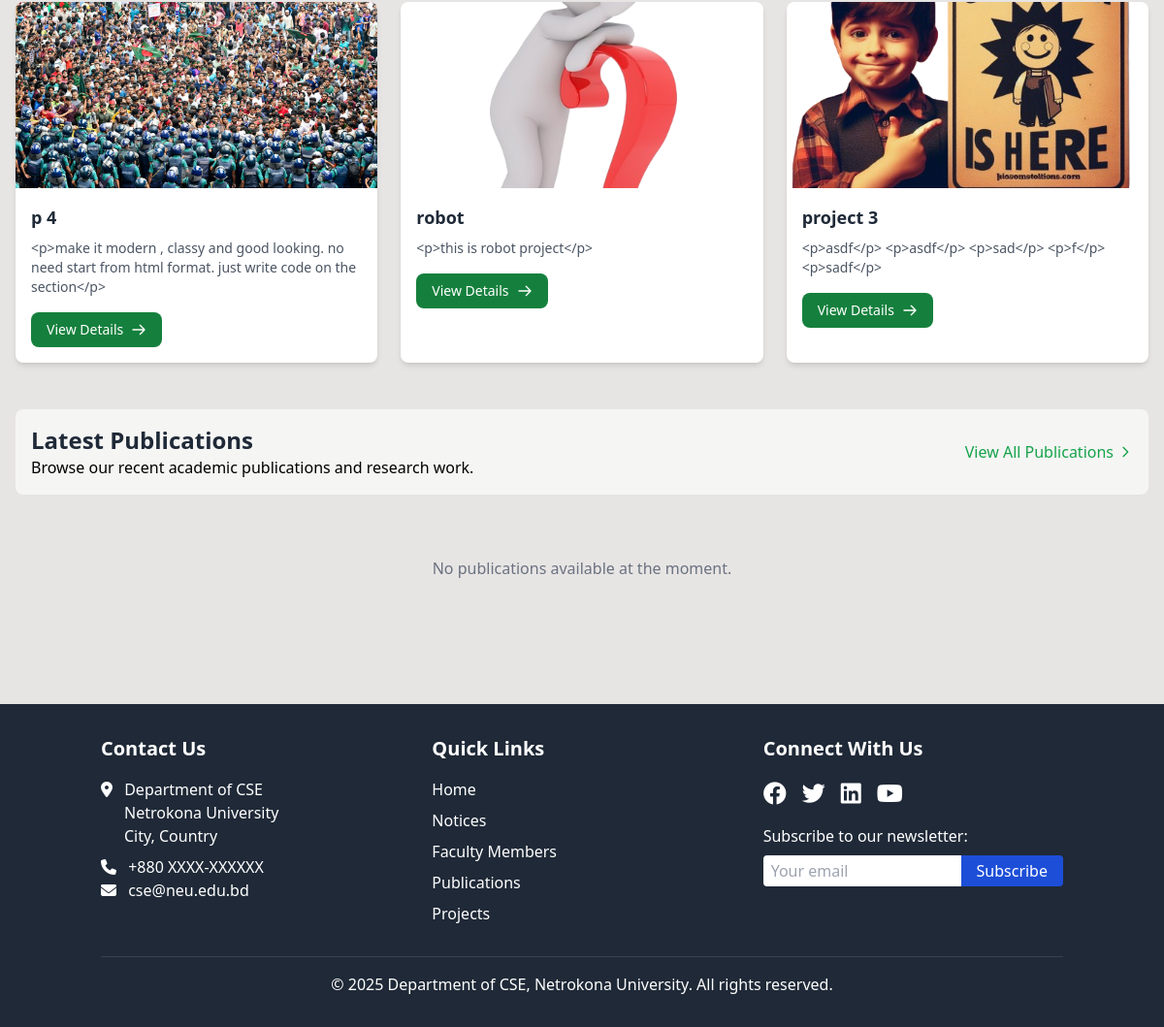
/ (lower part), run on an earlier commit of the app's database.
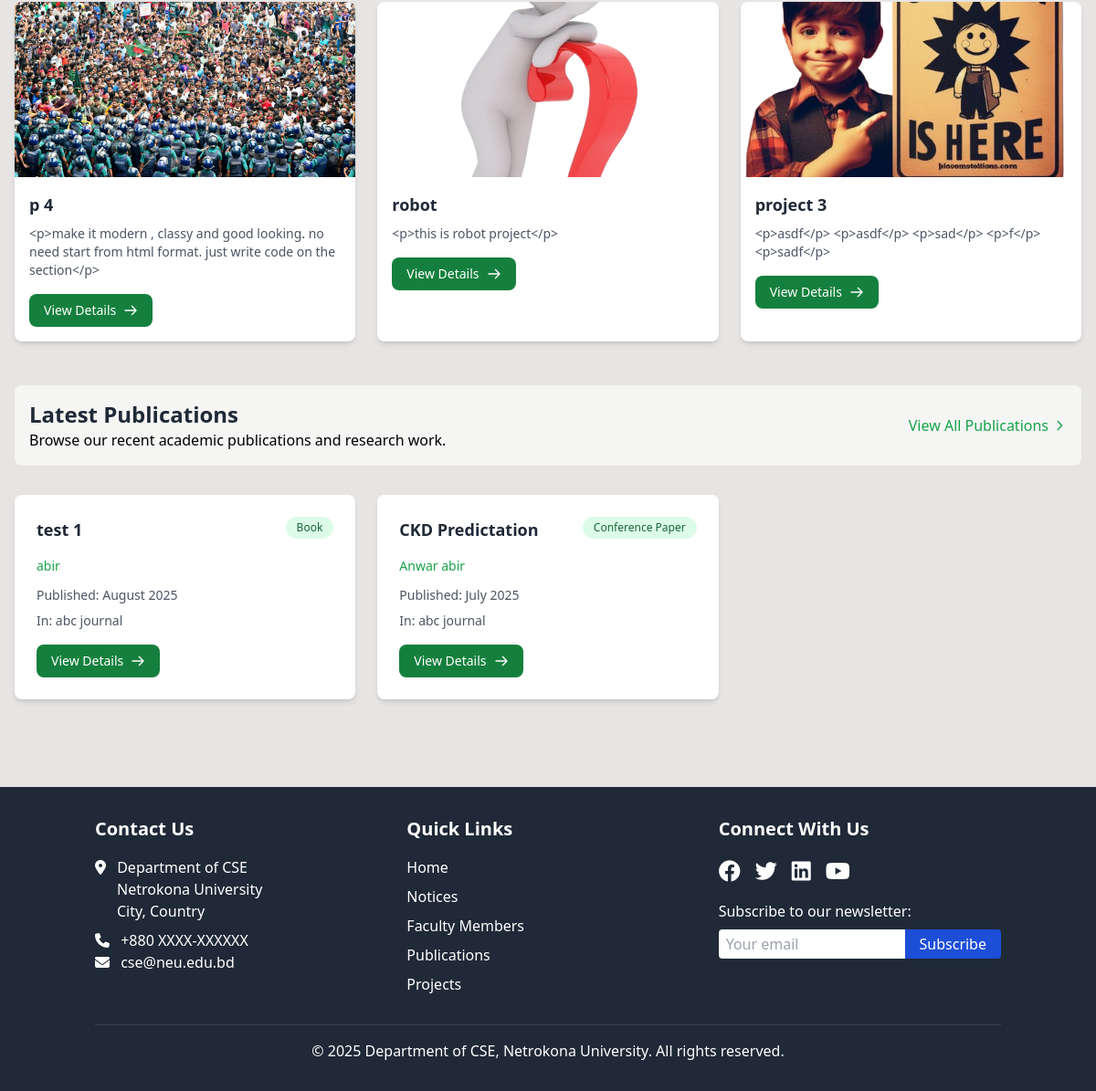
And on a later commit of the database.
### cse_app/models.py (models this page shows, shortened)
class Project(models.Model):
    PROJECT_TYPES = (
        ('research', 'Research Project'),
        ('thesis', 'Thesis Project'),
        ('industry', 'Industry Project'),
        ('academic', 'Academic Project'),
    )
    title = models.CharField(max_length=200)
    description = RichTextField()
    project_type = models.CharField(max_length=20, choices=PROJECT_TYPES)
    members = models.ManyToManyField('FacultyMember', related_name='projects', blank=True)
    start_date = models.DateField()
    image = models.ImageField(upload_to='projects/', blank=True, null=True)
    end_date = models.DateField(blank=True, null=True)
    is_ongoing = models.BooleanField(default=False)
    funding_agency = models.CharField(max_length=200, blank=True)
    budget = models.DecimalField(max_digits=12, decimal_places=2, blank=True, null=True)
    outcome = RichTextField(blank=True)

class Publication(models.Model):
    PUBLICATION_TYPES = (
        ('journal', 'Journal Article'),
        ('conference', 'Conference Paper'),
        ('book', 'Book'),
        ('chapter', 'Book Chapter'),
    )
    title = models.CharField(max_length=300)
    authors = models.CharField(max_length=500)
    publication_type = models.CharField(max_length=20, choices=PUBLICATION_TYPES)
    journal_or_conference_name = models.CharField(max_length=200, blank=True)
    publisher = models.CharField(max_length=200, blank=True)
    publication_date = models.DateField()
    doi = models.CharField(max_length=100, blank=True)
    link = models.URLField(blank=True)
    abstract = models.TextField(blank=True)
    class Meta:
        ordering = ['-publication_date']

### cse_app/views.py (the view)
# urls.py: path('', views.home, name='home'),
def home(request):
    carousel_items = CarouselItem.objects.filter(is_active=True).order_by('order')
    important_notices = Notice_Board.objects.filter(is_important=True)[:5]
    latest_notices = Notice_Board.objects.exclude(is_important=True)[:5]
    latest_projects = Project.objects.all().order_by('-start_date')[:3]
    latest_publications = Publication.objects.all().order_by('-publication_date')[:3]
    latest_events = Event.objects.all().order_by('-start_date')[:3]
    latest_notices = Notice_Board.objects.all()[:5]
    faculty_members = FacultyMember.objects.all()[:8]
    current_chairman = Chairman.objects.filter(is_current=True).first()
    tech_news = TechNews.objects.all()[:3]
    upcoming_events = list(Event.objects.filter(
        is_upcoming=True,
        start_date__gte=timezone.now()
    ).order_by('start_date')[:3])
    if len(upcoming_events) < 3:
        latest_events = Event.objects.exclude(
            id__in=[event.id for event in upcoming_events]
        ).order_by('-start_date')[:3 - len(upcoming_events)]
        upcoming_events.extend(latest_events)
    context = {
        'carousel_items': carousel_items,
        'important_notices': important_notices,
        'latest_notices': latest_notices,
        'faculty_members': faculty_members,
        'current_chairman': current_chairman,
        'tech_news': tech_news,
        'events': upcoming_events,  # Pass events to the template
        'latest_projects': latest_projects,
        'latest_publications': latest_publications,
    }
    page_view, created = ViewCount.objects.get_or_create(page_name='home')
    page_view.increment()
    return render(request, 'cse/home.html', context)

### cse_app/context_processors.py (called while the page is built)
def scrolling_notice(request):
    notice = ScrollingNotice.objects.filter(is_active=True).first()
    return {'scrolling_notice': notice.text if notice else ''}

### cse_app/models.py (called while the page is built)
    def increment(self):
        self.count += 1
        self.save()

### templates/cse/home.html (shortened to what the changed rows need)
{% extends 'base.html' %}
{% load static %}
{% block content %}
  {% include 'cse/scrolling_notice.html' %}
  <div class="lg:col-span-2">
     <section class="my-12">
      <div class="w-full px-4">
          <div class="mt-12">
            <div class="grid grid-cols-1 md:grid-cols-2 lg:grid-cols-3 gap-6">
                {% for project in latest_projects %}
                    <div class="bg-white rounded-lg shadow-md hover:shadow-xl transition-shadow duration-300">
                        {% if project.image %}
                            <img src="{{ project.image.url }}" class="w-full h-48 object-cover rounded-t-lg" alt="{{ project.title }}">
                        {% else %}
                            <img src="{% static 'cse/default_project.jpg' %}" class="w-full h-48 object-cover rounded-t-lg" alt="{{ project.title }}">
                        {% endif %}
                        <div class="p-4">
                            <h3 class="text-lg font-semibold text-gray-800 mb-2">{{ project.title }}</h3>
                            <p class="text-gray-600 text-sm mb-4">{{ project.description|truncatewords:20 }}</p>
                            <a href="{% url 'project_detail' project.id %}" class="inline-flex items-center px-4 py-2 text-sm font-medium text-white bg-green-700 rounded-lg hover:bg-green-800 transition-all duration-300">
                                View Details
                                <svg class="w-4 h-4 ml-2" fill="none" stroke="currentColor" viewBox="0 0 24 24">
                                    <path stroke-linecap="round" stroke-linejoin="round" stroke-width="2" d="M14 5l7 7m0 0l-7 7m7-7H3"></path>
                                </svg>
                            </a>
                        </div>
                    </div>
                {% empty %}
                    <div class="col-span-3 text-center py-8">
                        <p class="text-gray-500">No projects available at the moment.</p>
                    </div>
                {% endfor %}
            </div>
          </div>
          <div class="mt-12">
            <div class="flex justify-between items-center mb-8 bg-stone-100 p-4 rounded-lg">
                <div class="max-w-lg flex flex-col">
                    <h2 class="text-2xl font-bold text-gray-800">Latest Publications</h2>
                </div>
            </div>
            <div class="grid grid-cols-1 md:grid-cols-3 gap-6">
                {% for publication in latest_publications %}
                    <div class="bg-white rounded-lg shadow-md hover:shadow-xl transition-shadow duration-300 p-6">
                        <div class="flex justify-between items-start mb-4">
                            <h3 class="text-lg font-semibold text-gray-800">{{ publication.title|truncatechars:70 }}</h3>
                            <span class="px-3 py-1 bg-green-100 text-green-800 rounded-full text-xs font-medium ml-2">
                                {{ publication.get_publication_type_display }}
                            </span>
                        </div>
                        <p class="text-green-600 text-sm mb-3">{{ publication.authors|truncatechars:100 }}</p>
                        <p class="text-gray-600 text-sm mb-2">
                            <span class="font-medium">Published:</span> {{ publication.publication_date|date:"F Y" }}
                        </p>
                        <p class="text-gray-600 text-sm mb-4">
                            <span class="font-medium">In:</span> {{ publication.journal_or_conference_name|default:publication.publisher|truncatechars:50 }}
                        </p>
                        <a href="{% url 'publication_detail' publication.pk %}" class="inline-flex items-center px-4 py-2 text-sm font-medium text-white bg-green-700 rounded-lg hover:bg-green-800 transition-all duration-300">
                            View Details
                            <svg class="w-4 h-4 ml-2" fill="none" stroke="currentColor" viewBox="0 0 24 24">
                                <path stroke-linecap="round" stroke-linejoin="round" stroke-width="2" d="M14 5l7 7m0 0l-7 7m7-7H3"></path>
                            </svg>
                        </a>
                    </div>
                {% empty %}
                    <div class="col-span-3 text-center py-8">
                        <p class="text-gray-500">No publications available at the moment.</p>
                    </div>
                {% endfor %}
            </div>
          </div>
     </div>
     </section>
  </div>
</div>
{% endblock %}

What changed in the data, as far as the page shows it:
added Publication: title "test 1", publication_type "Book", authors "abir", publication_date "August 2025", journal_or_conference_name "abc journal"
added Publication: title "CKD Predictation", publication_type "Conference Paper", authors "Anwar abir", publication_date "July 2025", journal_or_conference_name "abc journal"
Also different on the page:
text no longer shown: "No publications available at the moment."
